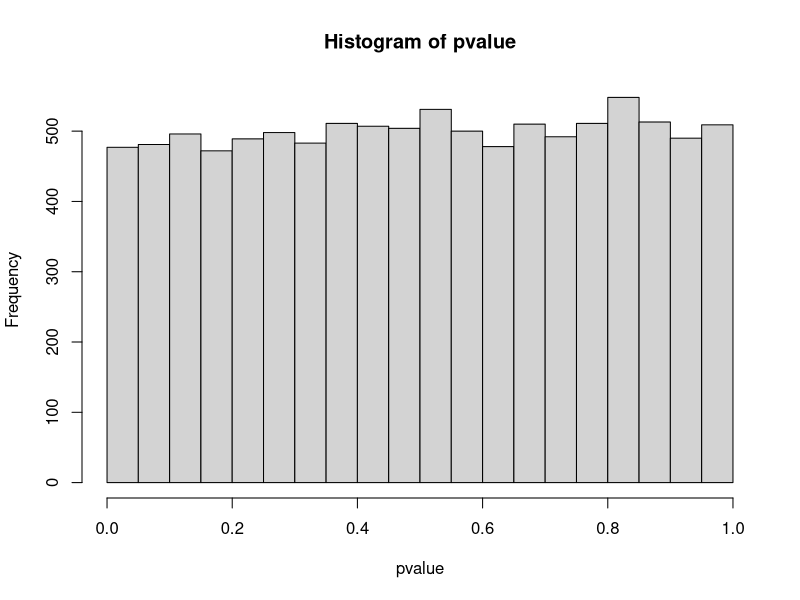
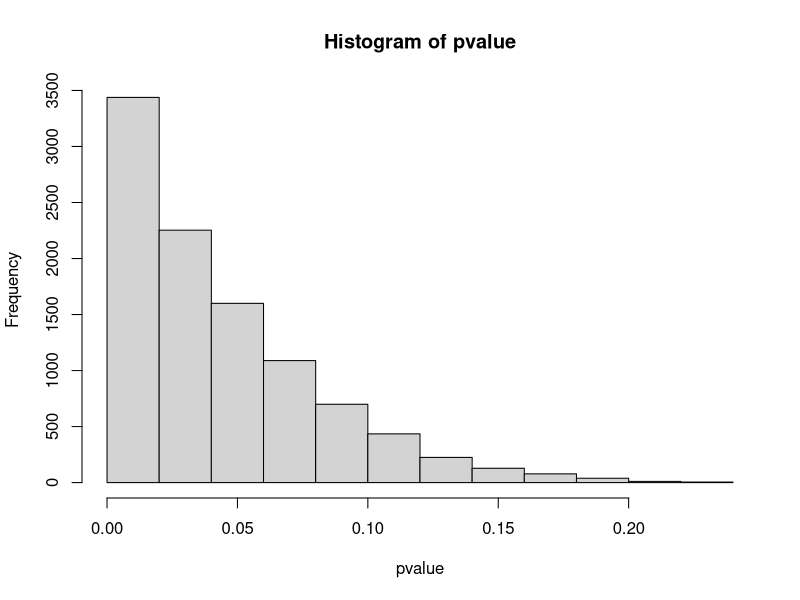
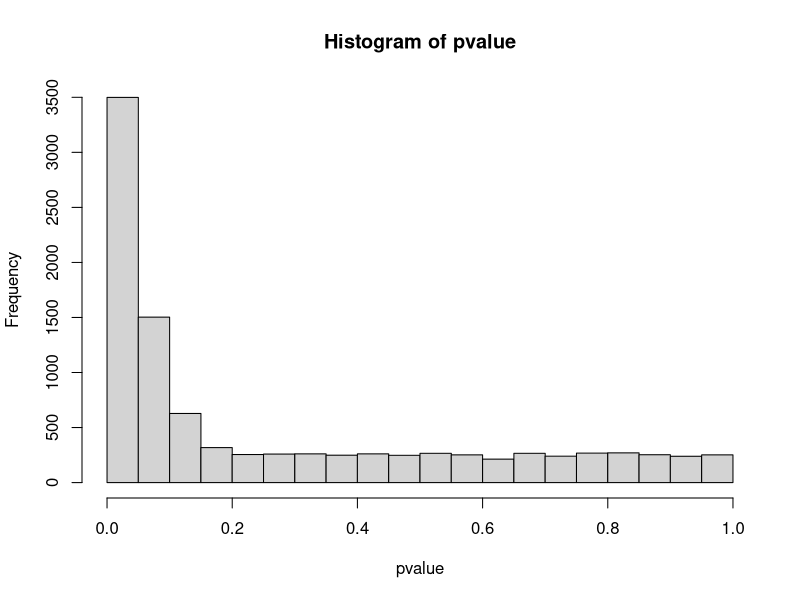
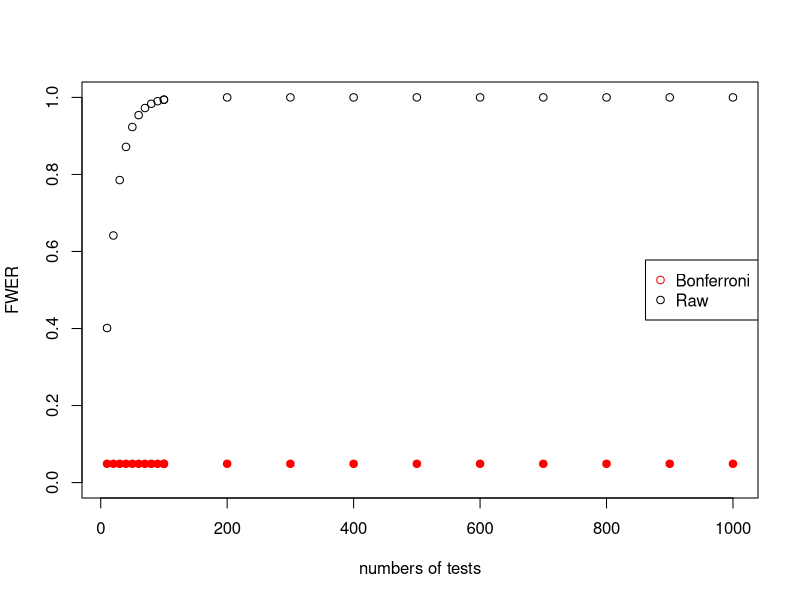
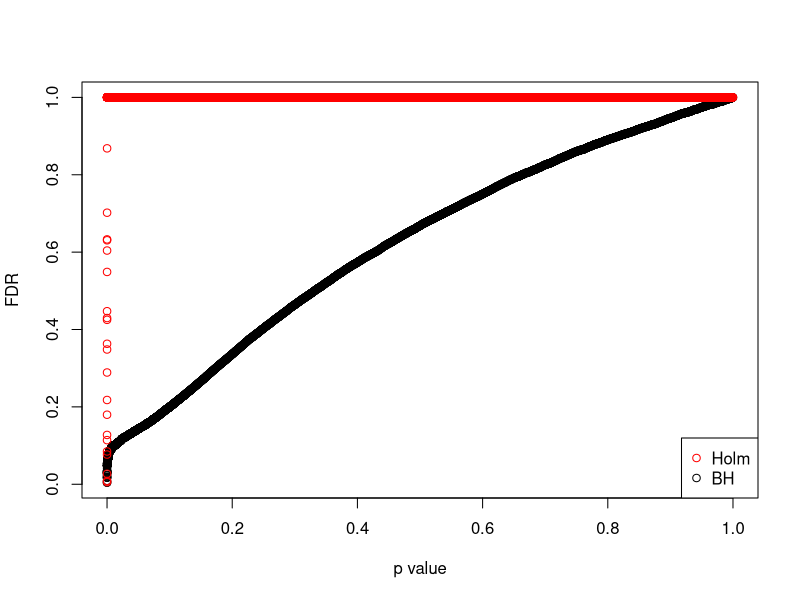
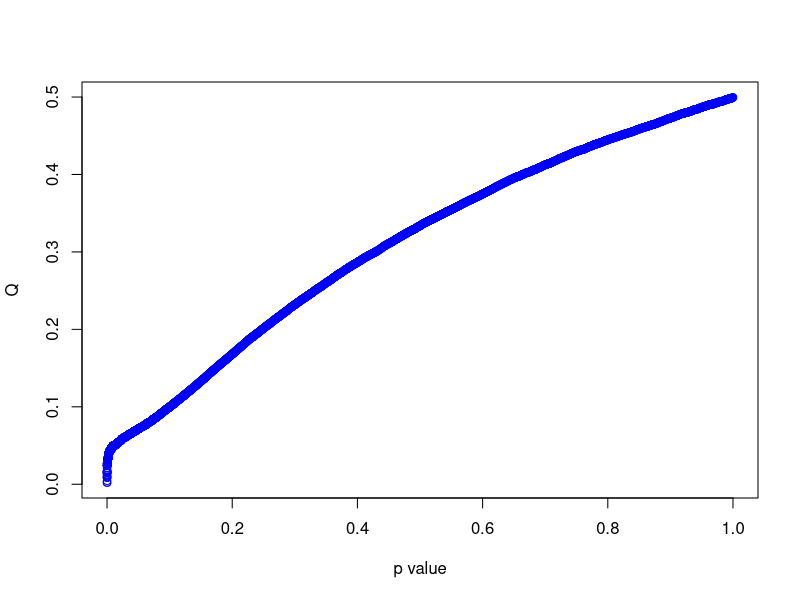
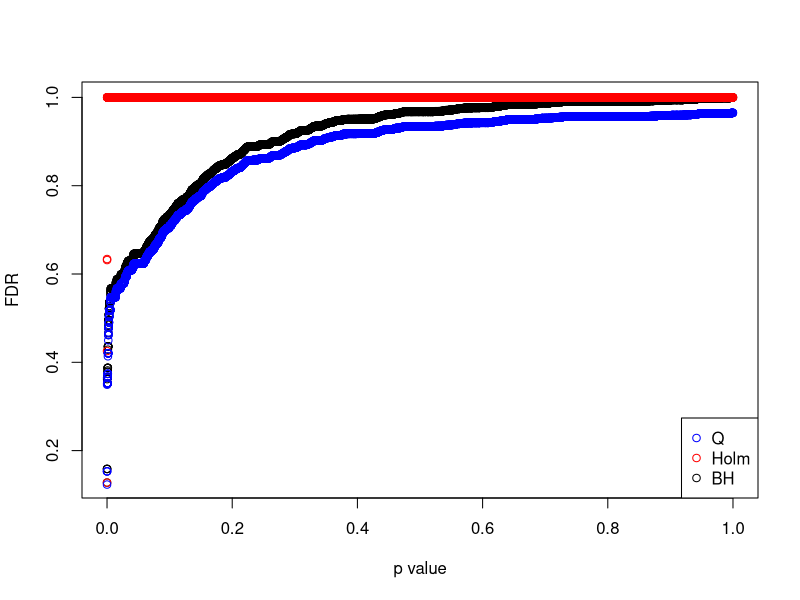

Write R code to recreate these figures, in order.
## ---- chunk 1
knitr::opts_chunk$set(
  echo = TRUE, warning = FALSE, message = FALSE,
  fig.width = 7, fig.height = 6
)
## ---- chunk 2
# 随机数的10000次比较
set.seed(42)
pvalue <- NULL
for (i in 1:10000){
  a <- rnorm(10)
  b <- rnorm(10)
  c <- t.test(a,b)
  pvalue[i] <- c$p.value
}
# 看下p值分布
hist(pvalue)

# 小于0.05的个数
sum(pvalue<0.05)

# 小于0.0001的个数
sum(pvalue<0.0001)
## ---- chunk 3
set.seed(42)
pvalue <- NULL
for (i in 1:10000){
  a <- rnorm(10,1)
  b <- a+1
  c <- t.test(a,b)
  pvalue[i] <- c$p.value
}
# 看下p值分布
hist(pvalue)

# 小于0.05的个数
sum(pvalue<0.05)

# 小于0.0001的个数
sum(pvalue<0.0001)
## ---- chunk 4
set.seed(42)
pvalue <- NULL
for (i in 1:5000){
  a <- rnorm(10,1)
  b <- a+1
  c <- t.test(a,b)
  pvalue[i] <- c$p.value
}
for (i in 1:5000){
  a <- rnorm(10,1)
  b <- rnorm(10,1)
  c <- t.test(a,b)
  pvalue[i+5000] <- c$p.value
}
# 看下p值分布
hist(pvalue)
# 小于0.05的个数
sum(pvalue<0.05)
# 小于0.0001的个数
sum(pvalue<0.0001)
## ---- chunk 5
# 比较次数
n <- c(1:10 %o% 10^(1:2))
# 整体出现假阳性概率
p0 <- 1-(1-0.05)^n
# Bonferroni方法控制后的整体假阳性概率
p <- 1-(1-0.05/n)^n
# 不进行控制
plot(p0~n,ylim = c(0,1),xlab='numbers of tests',ylab = 'FWER')
# Bonferroni方法控制
points(p~n,pch=19,col='red')
legend('right',c('Bonferroni','Raw'),col = c('red','black'),pch = 1,cex=1)
## ---- chunk 6
# 所有有差异的
R <- sum(pvalue<0.05)
R
# 假阳性
V <- sum(pvalue[5001:10000]<0.05)
V
# 错误发现率
Q <- V/R
Q
## ---- chunk 7
# 所有有差异的
R <- sum(pvalue<0.01)
R
# 假阳性
V <- sum(pvalue[5001:10000]<0.01)
V
# 错误发现率
Q <- V/R
Q
## ---- chunk 8
# BH法控制错误发现率
pbh <- p.adjust(pvalue,method = 'BH')
# holm法控制错误发现率
ph <- p.adjust(pvalue,method = 'holm')
plot(pbh~pvalue,ylab = 'FDR',xlab = 'p value')
points(ph~pvalue,col='red')
legend('bottomright',c('Holm','BH'),col = c('red','black'),pch = 1,cex=1)
## ---- chunk 9
library(qvalue)
q <- qvalue(pvalue)
# Q值
plot(q$qvalues~pvalue,col='blue',ylab = 'Q',xlab = 'p value')
## ---- chunk 10
set.seed(42)
pvalue <- NULL
for (i in 1:500){
  a <- rnorm(10,1)
  b <- a+1
  c <- t.test(a,b)
  pvalue[i] <- c$p.value
}
for (i in 1:9500){
  a <- rnorm(10,1)
  b <- rnorm(10,1)
  c <- t.test(a,b)
  pvalue[i+500] <- c$p.value
}
pbh <- p.adjust(pvalue,method = 'BH')
ph <- p.adjust(pvalue,method = 'holm')
q <- qvalue(pvalue)
plot(pbh~pvalue,ylab = 'FDR',xlab = 'p value')
# Holm 方法
points(ph~pvalue,col='red')
# Q值
points(q$qvalues~pvalue,col='blue')
legend('bottomright',c('Q','Holm','BH'),col = c('blue','red','black'),pch = 1,cex=1)
